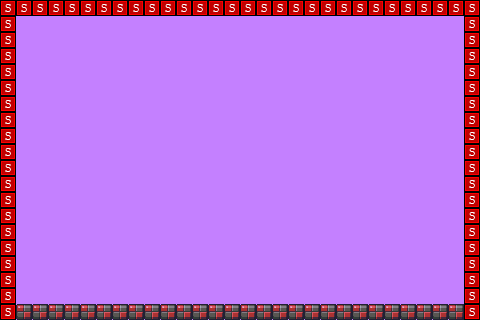

Tiled map render using the project's own tile images. Description and the map definition, with tile-layer contents summarised, below:
An orthogonal 30x20 tile map with 16x16 px tiles, 2 tile layers (background, collision), 2 tilesets and 12 objects (11x Brick, paddle).

<map version="1.0" orientation="orthogonal" width="30" height="20" tilewidth="16" tileheight="16" backgroundcolor="#c480ff">
 <tileset firstgid="1" name="tiles" tilewidth="16" tileheight="16">
  <image source="../img/tiles.png" trans="ff00ff" width="80" height="224" />
 </tileset>
 <tileset firstgid="71" name="solid-tile" tilewidth="16" tileheight="16">
  <image source="../img/solid-tile.png" width="16" height="16" />
  <tile id="0">
   <properties>
    <property name="type" value="soild" />
   </properties>
  </tile>
 </tileset>
 <layer name="background" width="30" height="20">
  <data>[600 cells, 96 non-empty, 1 distinct tile ids]</data>
 </layer>
 <objectgroup color="#14fff8" name="entity-paddle" width="30" height="20">
  <object name="paddle" x="208" y="256" width="48" height="16" />
 </objectgroup>
 <objectgroup color="#00557f" name="entity-brick" width="30" height="20">
  <object name="Brick" x="80" y="64" width="32" height="16" />
  <object name="Brick" x="176" y="48" width="32" height="16" />
  <object name="Brick" x="112" y="32" width="32" height="16" />
  <object name="Brick" x="48" y="48" width="32" height="16" />
  <object name="Brick" x="240" y="32" width="32" height="16" />
  <object name="Brick" x="288" y="64" width="32" height="16" />
  <object name="Brick" x="352" y="48" width="32" height="16" />
  <object name="Brick" x="48" y="160" width="32" height="16" />
  <object name="Brick" x="320" y="144" width="32" height="16" />
  <object name="Brick" x="208" y="128" width="32" height="16" />
  <object name="Brick" x="96" y="128" width="32" height="16" />
 </objectgroup>
 <layer name="collision" width="30" height="20">
  <data>[600 cells, 68 non-empty, 1 distinct tile ids]</data>
 </layer>
</map>
